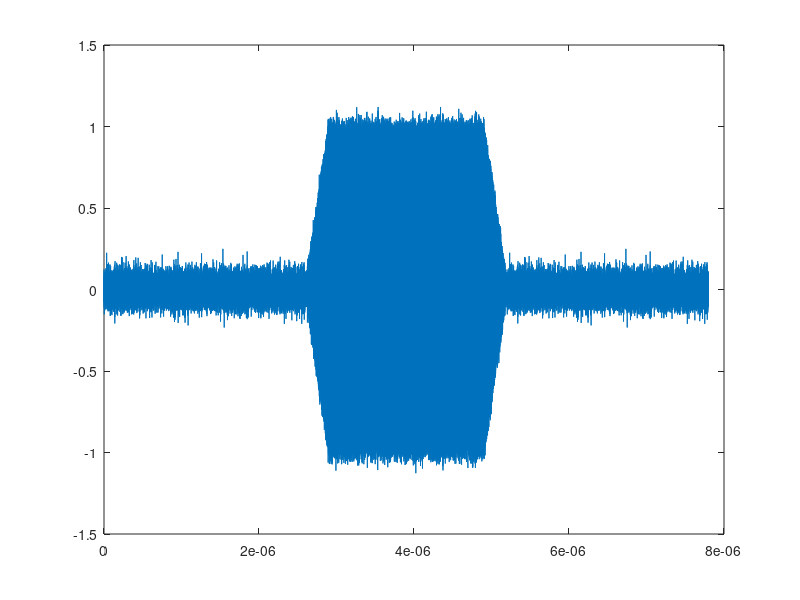

This chart was generated by the following MATLAB code: (Note: this script raises an error after producing the figure.)
clear all;
clc;
close all;

%% Data Generation
rng('default');

% Fs = 1e8;
% snr = -10:1:20;
% pw = 2.6e-6;
% t = 0:1/Fs:3*pw;

% xt = (A + dA).*exp(1j*(2*pi*fc*t));
% yt = awgn(xt, snr(31));

%% Creating sinusoidal Pulse and its FFT Spectogram
 
A = 1;
fc = 710e6;
freq_sim = 1e10;    % Simulation Frequency
ts = 1/freq_sim;   % Period
PW = 2.6e-6;         % Pulsewidth (1)
%PW = 3e-6;        % Pulsewidth (2)
%PW = 5e-7;        % Pulsewidth (3)
t = ts:ts:PW;      % Time
mt = cos(2*pi*5000*t);
kp = 100;
tetha = kp*mt;
% N = 1e6;
% freq_pulse = 710e6; % Pulse Frequency

dA = (rand(size(t))*2-1) * 0.005; % linspace(-0.9, 0.9, 10) % 0.9*cos(2*pi*fa*t + ka*pi*t^2)

dtetha = (rand(size(t))*2-1) * pi/100; % linspace(-pi/36, pi/36, 10);

% xt = (A).*exp(1j*(2*pi*fc*t));
% xt = (A + dA).*exp(1j* dtetha);
xt = (A + dA).*exp(1j*(2*pi*fc*t + tetha + dtetha));

trap = 0:1/3000:1-1/3000;
trap2 = ones(1, 10000*2);
trap3 = flip(trap);
trapezoid = [trap trap2 trap3];

dump = 0.8;
models = 1*(1- 1/sqrt(1-dump^2)*exp(-dump*2*pi*fc*t).* sin(2*pi*fc*sqrt(1-dump^2)*t + atan(sqrt(1-dump^2)/dump)));
dene2 = trapezoid .* models;
plot(dene2);


dene = xt .* trapezoid;
plot(t, dene);
% plot(trapezoid);

% damped = 

% trap_f = 1*PW*abs(sin(pi*PW*))*abs()

% zt = (A + dA).*exp(1j*(2*pi*fc*t + dtetha));
plot(real(xt));
yt = awgn(dene, 25, 'measured');
% zyt = awgn(zt, 25, 'measured');
noise = awgn(zeros(size(real(xt))), 25);

t_new = ts:ts:PW*3;

figure(1);
pulse = [noise yt noise];  % Pulse
plot(t_new, real(pulse));

% figure(2);
% zpulse = [noise zyt noise];  % Pulse
% plot(real(zpulse));
% % hm = hilbert(pulse);
% iam2 = abs(hm);

% plot(t_new, iam2)
% title(['Sinusoidal pulse signal PW = ' num2str(PW*1e6) 'us'])
% xlabel('Time')
% ylabel('Amplitude')


% zt = [zeros(1, 10) xt zeros(1, 10)];
% 
% figure(1);
% plot(real(zt));

figure(3);
% [upper, lower] = envelope(real(pulse));
envelope(real(pulse));
% plot(t_new, upper);

% pulsewidth(real(xt));

%% Instantaneous Amplitude and Frequency
% hx = hilbert(xt);
% iam = abs(hx);
% ifq = Fs/(2*pi)*diff(unwrap(angle(hx)));
% 
% figure(6);
% plot(t, iam);
% figure(7);
% plot(t(1:(length(t)-1)), ifq);

%% Envelope
% zt = (A + dA/10).*exp(1j*dtetha);
% figure(2);
% pw = pulsewidth(real(zt), Fs); %önce compase et
% pulse = zt(1:pw*10000);
% figure(3);
% envelope(abs?(real(zt))); %rectify??
% plot(t, upper);
% hm = hilbert(mt);
% iam2 = abs(hm);
% figure(66);
% plot(t, iam2);
% figure(663);
% pw2 = pulsewidth(mt, Fs); %önce compase et
% t0 = pw2*10000*1.5;
% t1 = pw2*10000*2.5;
% pulse2 = mt(100:300);
% envelope(pulse2);
% figure(6635);
% [upper2, ] = envelope(pulse2);
% plot(t(1:201), upper2);
% stft(pulse, Fs);